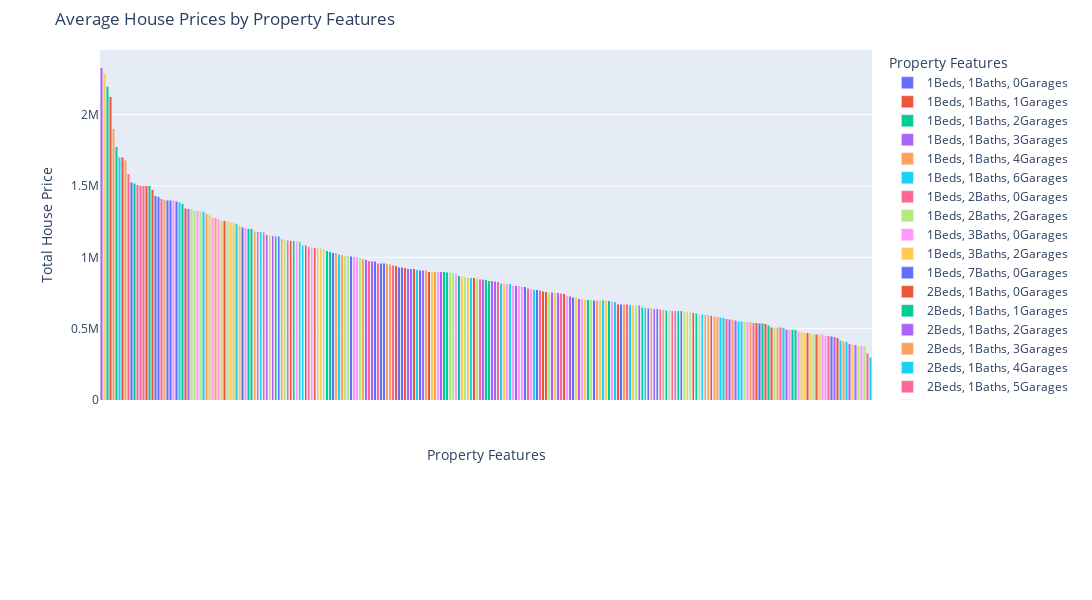

Notebook cell for this chart:
### Code cell
# Create a new column to combine bedrooms, bathrooms, and garages as a string for the x-axis
grouped_data['property_features'] = grouped_data['bedroom'].astype(str) + 'Beds, ' + \
                                    grouped_data['bathroom'].astype(str) + 'Baths, ' + \
                                    grouped_data['garage'].astype(str) + 'Garages'

# Plot the stacked bar chart
fig = px.bar(grouped_data, x='property_features', y='price', title='House Prices Composition by Property Features',
             labels={'property_features': 'Property Features', 'price': 'Average House Prices'},
             color='property_features'
)

# Update layout to show bars stacked
fig.update_layout(barmode='stack', xaxis={'categoryorder': 'total descending'})

# Update layout to increase figure size and adjust x-axis labels
fig.update_layout(
    title='Average House Prices by Property Features',
    xaxis_title='Property Features',
    yaxis_title='Total House Price',
    width=1200,  # Increase figure width
    height=600,  # Increase figure height
    margin=dict(l=100, r=20, t=50, b=200),  # Adjust margins to give space for x-axis labels
    xaxis=dict(
        tickvals=[],  # Remove tick labels
        title_standoff=50  # Add space between x-axis title and plot
    )
)

# Show the plot
fig.show()
fig.write_html('first_figure.html', auto_open=True)
